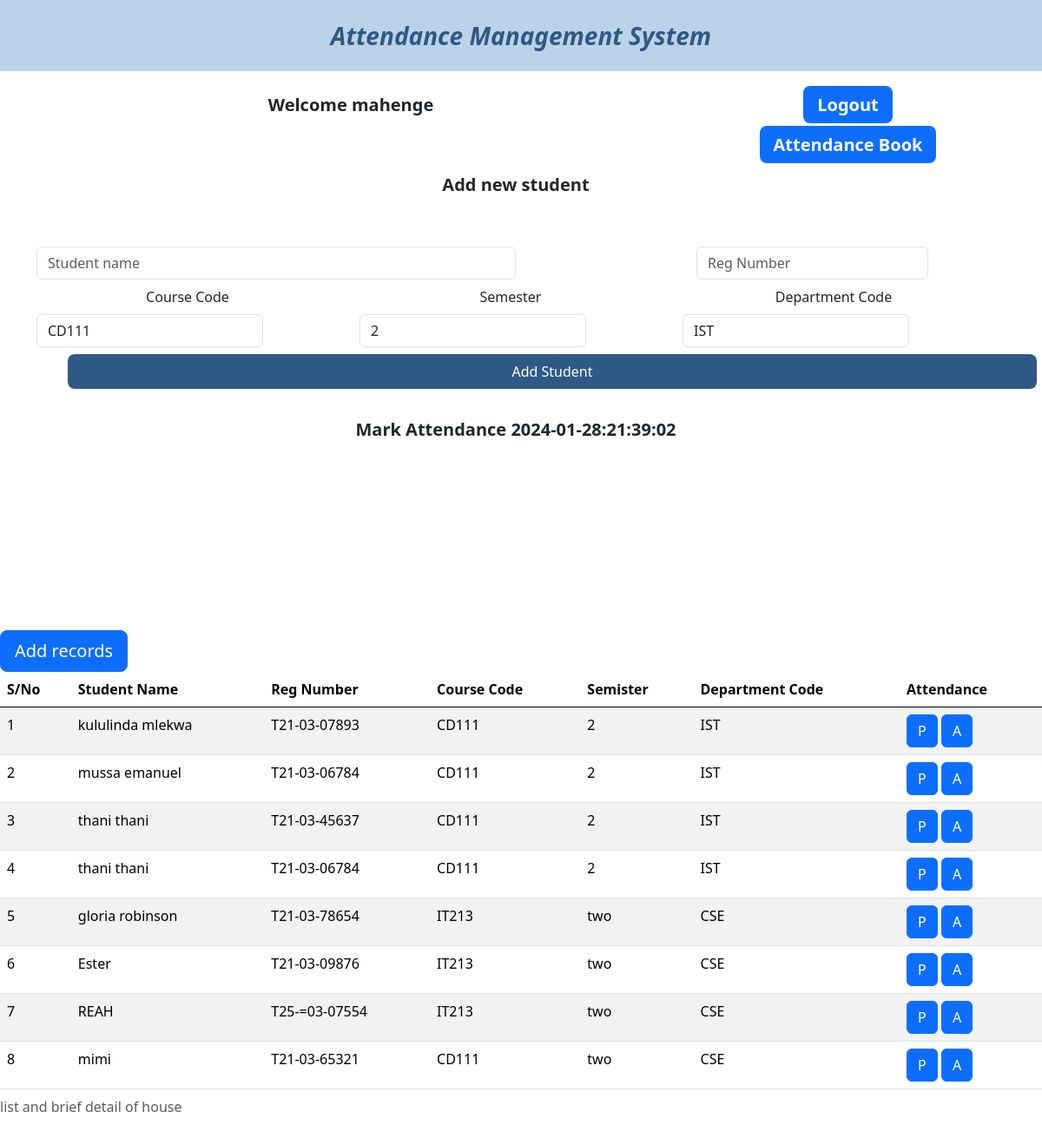
The page /php_logic/dump.php (signed in) on the database its author committed.
### tables this page shows
CREATE TABLE `add_student_tb` (
  `SID` int(11) NOT NULL,
  `student_name` varchar(255) NOT NULL,
  `reg_number` varchar(225) NOT NULL,
  `course_code` varchar(255) NOT NULL,
  `semester` varchar(50) NOT NULL,
  `department_code` varchar(50) NOT NULL,
  `status` tinyint(1) DEFAULT NULL
);

### php_logic/dump.php (the view, shortened to what this page needs)
<?php
include("./connect_db/connection.php");
?>
<!DOCTYPE html>
<html lang="en">
<head>
    <link rel="stylesheet" href="style.css">
    <link rel="stylesheet" href="/bootstrap-5.0.2-dist/css/bootstrap.min.css">
    <link rel="stylesheet" href="https://cdn.jsdelivr.net/npm/bootstrap@5.3.2/dist/css/bootstrap.min.css">
</head>
<body>
    <section class="text-center">
        <div class="nav-container text-center fw-bold ">
            <header class="fst-italic fs-3 nav-header">Attendance Management System</header>
        </div>
    </section>
    <section>
        <div class="container text-center fw-bold fs-5 m-4">
            <div class="row">
                <div class="col-sm-8">
                    <header>Welcome
                        <?php echo $_SESSION['username']; ?>
                    </header>
                </div>
                <div class="col-sm-4 ">
                    <p class=""><a href="./php_logic/logout_logic.php"
                            class="see_me rounded-3 py-2 px-3 bg-primary text-white">Logout</a></p>
                            <p class=""><a href="./attendance.php"
                            class="see_me rounded-3 py-2 px-3 bg-primary text-white">Attendance Book</a></p>
                </div>
            </div>
            <div class="container text-center fw-bold fs-5 ">
                <header>Add new student</header>
            </div>
        </div>
    </section>
    <section>
        <div class="container  mt-5">
            <form action="./php_logic/register_student_logic.php" method="POST">
                <div class="row">
                    <div class="col-sm-8"><input type="text" class="mt-2 form-control w-75" placeholder="Student name"
                            name="student_name" required></div>
                    <div class="col-sm-4"> <input type="text" class="mt-2 form-control w-75 " placeholder="Reg Number"
                            name="reg_number" required></div>
                    <div class="row text-center ">
                        <div class="col">
                            <label class="mt-2" for="course_code">Course Code</label>
                            <select type="text" class="mt-2 form-control w-75 " placeholder="Course Code"
                                name="course_code" required>
                                <?php
                                $sql = "SELECT DISTINCT course_code FROM user_tb";
                                $st = $conn->prepare($sql);
                                $st->execute();
                                $result = $st->get_result();
                                if ($result->num_rows > 0) {
                                    while ($row = $result->fetch_assoc()) {
                                        $course_code = $row['course_code'];
                                        echo "
                  <option value='$course_code'>$course_code</option>
                  <br>";
                                    }
                                } else {
                                    echo "No results found";
                                }
                                ?>
                            </select>
                        </div>
                        <div class="col">
                            <label class="mt-2" for="semester">Semester</label>
                            <select type="text" class="mt-2 form-control w-75 " placeholder="Semester" name="semester"
                                required>
                                <?php
                                $sql = "SELECT DISTINCT semester FROM user_tb";
                                $st = $conn->prepare($sql);
                                $st->execute();
                                $result = $st->get_result();
                                if ($result->num_rows > 0) {
                                    while ($row = $result->fetch_assoc()) {
                                        $semester = $row['semester'];
                                        echo "
                  <option value='$semester'>$semester</option>
                  <br>";
                                    }
                                } else {
                                    echo "No results found";
                                }
                                ?>
                            </select>
                        </div>
                        <div class="col">
                            <label class="mt-2" for="department_code">Department Code</label>
                            <select type="text" class="mt-2 form-control w-75 " placeholder="Department Code"
                                name="department_code" required>
                                <?php
                                $sql = "SELECT DISTINCT department_code FROM user_tb";
                                $st = $conn->prepare($sql);
                                $st->execute();
                                $result = $st->get_result();
                                if ($result->num_rows > 0) {
                                    while ($row = $result->fetch_assoc()) {
                                        $department_code = $row['department_code'];
                                        echo "
                  <option value='$department_code'>$department_code</option>
                  <br>";
                                    }
                                } else {
                                    echo "No results found";
                                }
                                ?>
                            </select>
                        </div>
                        <input type="submit" class="submit-btn mx-5 m-2 p-2 rounded-3  " value="Add Student"
                            name="add_student">
                    </div>
                </div>
            </form>
        </div>
    </section>
    <section>
        <div class="container text-center fw-bold fs-5 m-4">
            <header>Mark Attendance <?php
            $current_date=date('Y-m-d:H:i:s');
            echo $current_date;
            ?>
        </header>
        </div>
        <table class="table table-striped table-hover">
            <caption>list and brief detail of house</caption>
            <thead>
                <tr>
                    <th>S/No</th>
                    <th>Student Name</th>
                    <th>Reg Number</th>
                    <th>Course Code</th>
                    <th>Semister</th>
                    <th>Department Code</th>
                    <th>Attendance</th>
                </tr>
            </thead>
            <tbody>
                <?php
                $stmt = $conn->prepare("SELECT * FROM add_student_tb");
$stmt->execute();
$result = $stmt->get_result();
if ($result->num_rows > 0) {
    $id = 0;
    while ($row = $result->fetch_assoc()) {
        $id = $id + 1;
        $student_name = $row['student_name'];
        $reg_number = $row['reg_number'];
        $course_code = $row['course_code'];
        $semester = $row['semester'];
        $department_code = $row['department_code'];
        echo " <tr>
                                        <td>$id</td>
                                        <td>$student_name</td>
                                        <td>$reg_number</td>
                                        <td>$course_code</td>
                                        <td>$semester</td>
                                        <td>$department_code</td>
                                        <td><a id='btnp_$id' class='btn btn-primary' name ='p_a' value='1' href='./php_logic/present_logic.php? i={$reg_number}' onclick='toggleButtons_p($id)'>P</a> <a id='btna_$id' value='0' class='btn btn-primary' href='./php_logic/absent_logic.php? i={$reg_number}' onclick='toggleButtons_a($id)'>A</a></td>
                                    </tr><br>";
    }
    echo"<form action='' method='POST'>
    <input type='submit' class='btn btn-lg btn-primary btn-start  ' value='Add records' name='add_student'>
            </form>";
} else {
}
                ?>
            </tbody>
        </table>
    </section>
</body>
</html>

### style.css (style rules this page uses)
* { margin: 0px; padding: 0px; }
:root { --primary-color:#BCD2E8; --secondary-color:#528AAE; --tertiary-color:#2E5984; --text-color:black; }
body { background-color: white; }
.nav-container { background-color: #BCD2E8; padding: 20px; }
.nav-header { color: var(--tertiary-color); }
.submit-btn { background-color: var(--tertiary-color); border: none; color: white; width: 50%; }
.see_me { color: var(--secondary-color); text-decoration: none; margin-left: 5px; }

### rows shown on the page
add_student_tb: student_name "kululinda mlekwa", reg_number "T21-03-07893", course_code "CD111", semester "2", department_code "IST"
add_student_tb: student_name "mussa emanuel", reg_number "T21-03-06784", course_code "CD111", semester "2", department_code "IST"
add_student_tb: student_name "thani thani", reg_number "T21-03-45637", course_code "CD111", semester "2", department_code "IST"
add_student_tb: student_name "thani thani", reg_number "T21-03-06784", course_code "CD111", semester "2", department_code "IST"
add_student_tb: student_name "gloria robinson", reg_number "T21-03-78654", course_code "IT213", semester "two", department_code "CSE"
add_student_tb: student_name "Ester", reg_number "T21-03-09876", course_code "IT213", semester "two", department_code "CSE"
add_student_tb: student_name "REAH", reg_number "T25-=03-07554", course_code "IT213", semester "two", department_code "CSE"
add_student_tb: student_name "mimi", reg_number "T21-03-65321", course_code "CD111", semester "two", department_code "CSE"

### other values the page prints
$_SESSION['username'] "mahenge"
form field course_code "CD111"
form field semester "2"
form field department_code "IST"
